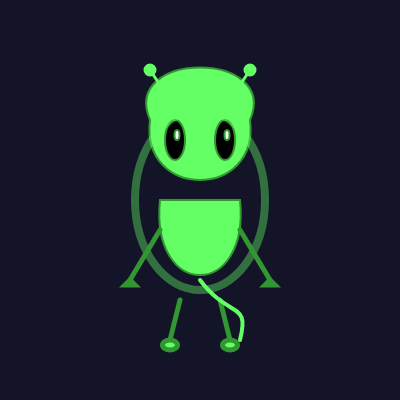
Frame 1 (no input)
Frame 2 (the mouse pressed at the canvas centre, redrawn once): identical to frame 1, image omitted

The p5.js sketch that drew this single still picture (run headless with seeded random() and noise() and a simulated clock; the mouse was pressed at the canvas centre and the sketch redrawn once):

// p5.js sketch
// ── sketch.js
function setup() {
    createCanvas(400, 400);
    noLoop();
}

function draw() {
    background(20, 20, 40);
    translate(width / 2, height / 2);
    drawAlien();
}

function drawAlien() {
    // Head
    fill(100, 255, 100);
    stroke(50, 150, 50);
    strokeWeight(2);
    beginShape();
    vertex(-50, -80);
    bezierVertex(-80, -150, 80, -150, 50, -80);
    bezierVertex(60, 0, -60, 0, -50, -80);
    endShape(CLOSE);

    // Eyes
    fill(0);
    ellipse(-25, -60, 20, 40);
    ellipse(25, -60, 20, 40);
    fill(255);
    ellipse(-23, -65, 5, 10);
    ellipse(27, -65, 5, 10);
    
    // Antennas
    stroke(100, 255, 100);
    strokeWeight(3);
    line(-30, -100, -50, -130);
    line(30, -100, 50, -130);
    fill(100, 255, 100);
    ellipse(-50, -130, 10, 10);
    ellipse(50, -130, 10, 10);

    // Glowing effect
    noFill();
    stroke(100, 255, 100, 100);
    strokeWeight(8);
    ellipse(0, 0, 130, 180);

    // Body
    fill(100, 255, 100);
    stroke(50, 150, 50);
    strokeWeight(2);
    beginShape();
    vertex(-40, 0);
    bezierVertex(-50, 100, 50, 100, 40, 0);
    endShape(CLOSE);

    // Arms with claws
    strokeWeight(5);
    line(-40, 30, -70, 80);
    line(40, 30, 70, 80);
    fill(100, 255, 100);
    triangle(-75, 85, -70, 80, -65, 85);
    triangle(65, 85, 70, 80, 75, 85);

    // Legs with feet
    strokeWeight(5);
    line(-20, 100, -30, 140);
    line(20, 100, 30, 140);
    fill(100, 255, 100);
    ellipse(-30, 145, 15, 10);
    ellipse(30, 145, 15, 10);
    
    // Extra alien feature: Tail
    stroke(100, 255, 100);
    strokeWeight(4);
    noFill();
    beginShape();
    vertex(0, 80);
    bezierVertex(30, 120, 50, 100, 40, 140);
    endShape();
}
